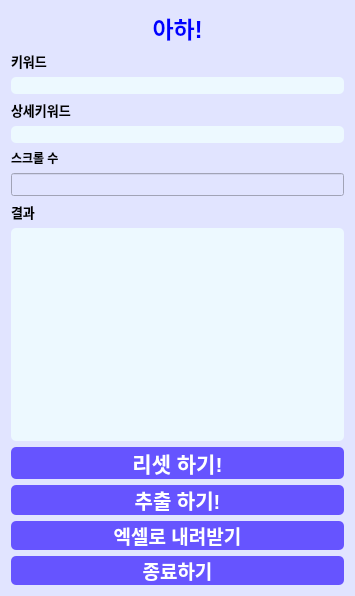
<?xml version="1.0" encoding="UTF-8"?>
<ui version="4.0">
 <class>Form</class>
 <widget class="QWidget" name="Form">
  <property name="geometry">
   <rect>
    <x>0</x>
    <y>0</y>
    <width>355</width>
    <height>596</height>
   </rect>
  </property>
  <property name="windowTitle">
   <string>Form</string>
  </property>
  <property name="styleSheet">
   <string notr="true">background-color:rgb(225, 228, 255);</string>
  </property>
  <layout class="QGridLayout" name="gridLayout">
   <item row="0" column="0" colspan="2">
    <widget class="QLabel" name="label">
     <property name="font">
      <font>
       <pointsize>17</pointsize>
       <bold>true</bold>
      </font>
     </property>
     <property name="styleSheet">
      <string notr="true">color: blue;</string>
     </property>
     <property name="text">
      <string>아하!</string>
     </property>
     <property name="alignment">
      <set>Qt::AlignmentFlag::AlignCenter</set>
     </property>
    </widget>
   </item>
   <item row="1" column="0" colspan="2">
    <layout class="QVBoxLayout" name="verticalLayout">
     <item>
      <widget class="QLabel" name="label_2">
       <property name="font">
        <font>
         <pointsize>10</pointsize>
         <bold>true</bold>
        </font>
       </property>
       <property name="text">
        <string>키워드</string>
       </property>
      </widget>
     </item>
     <item>
      <widget class="QLineEdit" name="keyword_input">
       <property name="font">
        <font>
         <pointsize>10</pointsize>
        </font>
       </property>
       <property name="styleSheet">
        <string notr="true">background-color: rgb(237, 249, 255);
border: none;
border-radius: 5px</string>
       </property>
      </widget>
     </item>
     <item>
      <widget class="QLabel" name="label_4">
       <property name="font">
        <font>
         <pointsize>10</pointsize>
         <bold>true</bold>
        </font>
       </property>
       <property name="text">
        <string>상세키워드</string>
       </property>
      </widget>
     </item>
     <item>
      <widget class="QLineEdit" name="detailCategory_input">
       <property name="font">
        <font>
         <pointsize>10</pointsize>
        </font>
       </property>
       <property name="styleSheet">
        <string notr="true">background-color: rgb(237, 249, 255);
border: none;
border-radius: 5px</string>
       </property>
      </widget>
     </item>
     <item>
      <widget class="QLabel" name="label_5">
       <property name="font">
        <font>
         <bold>true</bold>
        </font>
       </property>
       <property name="text">
        <string>스크롤 수</string>
       </property>
      </widget>
     </item>
     <item>
      <widget class="QLineEdit" name="scroll_number">
       <property name="font">
        <font>
         <pointsize>10</pointsize>
        </font>
       </property>
      </widget>
     </item>
     <item>
      <widget class="QLabel" name="label_3">
       <property name="font">
        <font>
         <pointsize>10</pointsize>
         <bold>true</bold>
        </font>
       </property>
       <property name="text">
        <string>결과</string>
       </property>
      </widget>
     </item>
     <item>
      <widget class="QTextEdit" name="result">
       <property name="styleSheet">
        <string notr="true">background-color: rgb(237, 249, 255);
border: none;
border-radius: 5px</string>
       </property>
      </widget>
     </item>
     <item>
      <widget class="QPushButton" name="reset_btn">
       <property name="font">
        <font>
         <pointsize>16</pointsize>
         <fontweight>DemiBold</fontweight>
        </font>
       </property>
       <property name="styleSheet">
        <string notr="true">border-radius: 5px;
background-color: rgba(71, 47, 255, 0.8);
color: white;
font-weight: 600;</string>
       </property>
       <property name="text">
        <string>리셋 하기!</string>
       </property>
      </widget>
     </item>
    </layout>
   </item>
   <item row="4" column="0" colspan="2">
    <widget class="QPushButton" name="quit_btn">
     <property name="font">
      <font>
       <pointsize>14</pointsize>
       <fontweight>DemiBold</fontweight>
      </font>
     </property>
     <property name="styleSheet">
      <string notr="true">border-radius: 5px;
background-color: rgba(71, 47, 255, 0.8);
color: white;
font-weight: 600;</string>
     </property>
     <property name="text">
      <string>종료하기</string>
     </property>
    </widget>
   </item>
   <item row="2" column="0" colspan="2">
    <widget class="QPushButton" name="start_btn">
     <property name="font">
      <font>
       <pointsize>15</pointsize>
       <fontweight>DemiBold</fontweight>
      </font>
     </property>
     <property name="styleSheet">
      <string notr="true">border-radius: 5px;
background-color: rgba(71, 47, 255, 0.8);
color: white;
font-weight: 600;</string>
     </property>
     <property name="text">
      <string>추출 하기!</string>
     </property>
    </widget>
   </item>
   <item row="3" column="0" colspan="2">
    <widget class="QPushButton" name="downLoad_btn">
     <property name="font">
      <font>
       <pointsize>14</pointsize>
       <bold>true</bold>
      </font>
     </property>
     <property name="styleSheet">
      <string notr="true">border-radius: 5px;
background-color: rgba(71, 47, 255, 0.8);
color: white;
font-weight: 700;</string>
     </property>
     <property name="text">
      <string>엑셀로 내려받기</string>
     </property>
    </widget>
   </item>
  </layout>
 </widget>
 <resources/>
 <connections/>
</ui>
